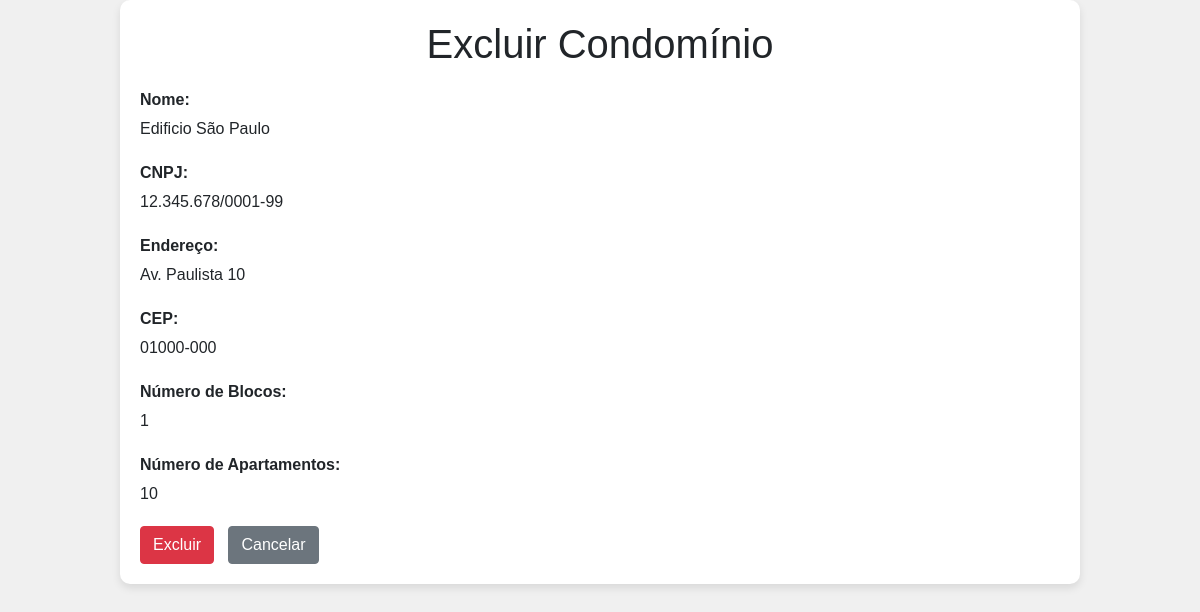
/condo/excluir_condominio/2/, run on the app's committed database.
### condo_app/models.py (models this page shows, shortened)
class Condominio(models.Model):
    nome = models.CharField(max_length=200, default="")
    cnpj = models.CharField(max_length=19, default="", unique=True)
    endereco = models.CharField(max_length=200, default="")
    cep = models.CharField(max_length=9, default="")
    num_blocos = models.IntegerField(default=1)
    num_aptos = models.IntegerField(default=1)

### condo_app/views.py (the view, shortened to what this page needs)
# urls.py: path('excluir_condominio/<int:pk>/', views.CondominioDeleteView.as_view(), name='excluir_condominio'),
class CondominioDeleteView(DeleteView):
    model = Condominio
    template_name = 'excluir_condominio.html'

### condo_app/templates/excluir_condominio.html (shortened to what this page needs)
<!DOCTYPE html>
<html>
<head>
    <link href="https://cdn.jsdelivr.net/npm/bootstrap@5.0.2/dist/css/bootstrap.min.css" rel="stylesheet">
</head>
<body>
    <div class="condominio-detail">
        <h1>Excluir Condomínio</h1>
        <div class="condominio-info">
            <label>Nome:</label>
            <p>{{ object.nome }}</p>
        </div>
        <div class="condominio-info">
            <label>CNPJ:</label>
            <p>{{ object.cnpj }}</p>
        </div>
        <div class="condominio-info">
            <label>Endereço:</label>
            <p>{{ object.endereco }}</p>
        </div>
        <div class="condominio-info">
            <label>CEP:</label>
            <p>{{ object.cep }}</p>
        </div>
        <div class="condominio-info">
            <label>Número de Blocos:</label>
            <p>{{ object.num_blocos }}</p>
        </div>
        <div class="condominio-info">
            <label>Número de Apartamentos:</label>
            <p>{{ object.num_aptos }}</p>
        </div>
        <div class="button-container">
            <form method="POST">
                <button type="submit" class="btn btn-danger">Excluir</button>
                <a href="{% url 'condo_app:manut_condominio' %}" class="btn btn-secondary">Cancelar</a>
            </form>
        </div>
    </div>
</body>
</html>

### condo_app/templates/excluir_condominio.html (style rules this page uses)
body { font-family: sans-serif; margin: 0; padding: 0; background-color: #f0f0f0; }
h1 { text-align: center; margin-bottom: 20px; }
.condominio-detail { width: 80%; max-width: 1000px; margin: 0 auto; padding: 20px; background-color: #fff; border-radius: 10px; box-shadow: 0 4px 8px rgba(0, 0, 0, 0.1); }
.condominio-info { margin-bottom: 20px; }
.condominio-info label { display: block; font-weight: bold; margin-bottom: 5px; }
.condominio-info p { margin: 0; }
.button-container a { flex: 0 0 auto; margin: 0 10px; }

### data on the page
Condominio: nome "Edificio São Paulo", cnpj "12.345.678/0001-99", endereco "Av. Paulista 10", cep "01000-000", num_blocos "1", num_aptos "10"
